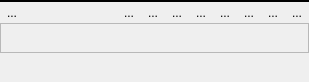
<?xml version="1.0" encoding="UTF-8"?>
<ui version="4.0">
 <author>
SPDX-FileCopyrightText: none
SPDX-License-Identifier: GPL-3.0-only OR LicenseRef-KDE-Accepted-GPL
 </author>
 <class>CollapsibleWidget_UI</class>
 <widget class="QWidget" name="CollapsibleWidget_UI">
  <property name="geometry">
   <rect>
    <x>0</x>
    <y>0</y>
    <width>309</width>
    <height>82</height>
   </rect>
  </property>
  <layout class="QVBoxLayout" name="verticalLayout">
   <property name="spacing">
    <number>0</number>
   </property>
   <property name="leftMargin">
    <number>0</number>
   </property>
   <property name="topMargin">
    <number>0</number>
   </property>
   <property name="rightMargin">
    <number>0</number>
   </property>
   <property name="bottomMargin">
    <number>0</number>
   </property>
   <item>
    <widget class="QFrame" name="border_frame">
     <property name="sizePolicy">
      <sizepolicy hsizetype="Preferred" vsizetype="Fixed">
       <horstretch>0</horstretch>
       <verstretch>0</verstretch>
      </sizepolicy>
     </property>
     <property name="minimumSize">
      <size>
       <width>0</width>
       <height>2</height>
      </size>
     </property>
     <property name="maximumSize">
      <size>
       <width>16777215</width>
       <height>2</height>
      </size>
     </property>
     <property name="frameShape">
      <enum>QFrame::Shape::Panel</enum>
     </property>
     <property name="frameShadow">
      <enum>QFrame::Shadow::Plain</enum>
     </property>
     <property name="lineWidth">
      <number>2</number>
     </property>
     <property name="midLineWidth">
      <number>0</number>
     </property>
    </widget>
   </item>
   <item>
    <widget class="QFrame" name="decoframe">
     <property name="autoFillBackground">
      <bool>true</bool>
     </property>
     <property name="frameShape">
      <enum>QFrame::Shape::NoFrame</enum>
     </property>
     <property name="frameShadow">
      <enum>QFrame::Shadow::Plain</enum>
     </property>
     <property name="lineWidth">
      <number>0</number>
     </property>
     <layout class="QGridLayout" name="gridLayout_2">
      <property name="leftMargin">
       <number>0</number>
      </property>
      <property name="topMargin">
       <number>0</number>
      </property>
      <property name="rightMargin">
       <number>0</number>
      </property>
      <property name="bottomMargin">
       <number>0</number>
      </property>
      <property name="spacing">
       <number>0</number>
      </property>
      <item row="0" column="0">
       <widget class="QFrame" name="frame">
        <property name="sizePolicy">
         <sizepolicy hsizetype="Preferred" vsizetype="Maximum">
          <horstretch>0</horstretch>
          <verstretch>0</verstretch>
         </sizepolicy>
        </property>
        <property name="frameShape">
         <enum>QFrame::Shape::NoFrame</enum>
        </property>
        <property name="frameShadow">
         <enum>QFrame::Shadow::Plain</enum>
        </property>
        <layout class="QHBoxLayout" name="horizontalLayout">
         <property name="spacing">
          <number>0</number>
         </property>
         <property name="leftMargin">
          <number>0</number>
         </property>
         <property name="topMargin">
          <number>0</number>
         </property>
         <property name="rightMargin">
          <number>0</number>
         </property>
         <property name="bottomMargin">
          <number>0</number>
         </property>
         <item>
          <widget class="QToolButton" name="collapseButton">
           <property name="text">
            <string>...</string>
           </property>
           <property name="autoRaise">
            <bool>true</bool>
           </property>
           <property name="arrowType">
            <enum>Qt::ArrowType::NoArrow</enum>
           </property>
          </widget>
         </item>
         <item>
          <spacer name="horizontalSpacer">
           <property name="orientation">
            <enum>Qt::Orientation::Horizontal</enum>
           </property>
           <property name="sizeHint" stdset="0">
            <size>
             <width>80</width>
             <height>20</height>
            </size>
           </property>
          </spacer>
         </item>
         <item>
          <widget class="QToolButton" name="keyframesButton">
           <property name="text">
            <string>...</string>
           </property>
           <property name="autoRaise">
            <bool>true</bool>
           </property>
          </widget>
         </item>
         <item>
          <widget class="QToolButton" name="inOutButton">
           <property name="text">
            <string>...</string>
           </property>
           <property name="autoRaise">
            <bool>true</bool>
           </property>
          </widget>
         </item>
         <item>
          <widget class="QToolButton" name="enabledButton">
           <property name="text">
            <string>...</string>
           </property>
           <property name="checkable">
            <bool>true</bool>
           </property>
           <property name="autoRaise">
            <bool>true</bool>
           </property>
          </widget>
         </item>
         <item>
          <widget class="QToolButton" name="presetButton">
           <property name="text">
            <string>...</string>
           </property>
           <property name="popupMode">
            <enum>QToolButton::ToolButtonPopupMode::InstantPopup</enum>
           </property>
           <property name="autoRaise">
            <bool>true</bool>
           </property>
          </widget>
         </item>
         <item>
          <widget class="QToolButton" name="infoButton">
           <property name="text">
            <string>...</string>
           </property>
           <property name="popupMode">
            <enum>QToolButton::ToolButtonPopupMode::InstantPopup</enum>
           </property>
           <property name="autoRaise">
            <bool>true</bool>
           </property>
          </widget>
         </item>
         <item>
          <widget class="QToolButton" name="buttonUp">
           <property name="text">
            <string>...</string>
           </property>
           <property name="autoRaise">
            <bool>true</bool>
           </property>
          </widget>
         </item>
         <item>
          <widget class="QToolButton" name="buttonDown">
           <property name="text">
            <string>...</string>
           </property>
           <property name="autoRaise">
            <bool>true</bool>
           </property>
          </widget>
         </item>
         <item>
          <widget class="QToolButton" name="buttonDel">
           <property name="text">
            <string>...</string>
           </property>
           <property name="autoRaise">
            <bool>true</bool>
           </property>
          </widget>
         </item>
        </layout>
       </widget>
      </item>
      <item row="1" column="0">
       <widget class="QFrame" name="zoneFrame">
        <property name="frameShape">
         <enum>QFrame::Shape::StyledPanel</enum>
        </property>
        <property name="frameShadow">
         <enum>QFrame::Shadow::Raised</enum>
        </property>
        <property name="midLineWidth">
         <number>0</number>
        </property>
       </widget>
      </item>
      <item row="2" column="0">
       <widget class="QFrame" name="widgetFrame">
        <property name="frameShape">
         <enum>QFrame::Shape::NoFrame</enum>
        </property>
        <property name="frameShadow">
         <enum>QFrame::Shadow::Plain</enum>
        </property>
       </widget>
      </item>
     </layout>
    </widget>
   </item>
  </layout>
 </widget>
 <resources/>
 <connections/>
</ui>
